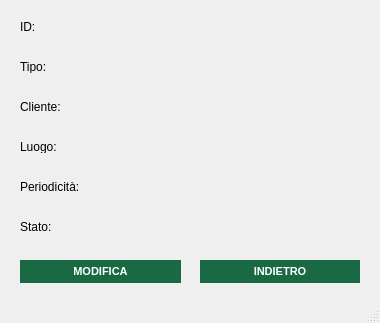
<?xml version="1.0" encoding="UTF-8"?>
<ui version="4.0">
 <class>visualizzaservizio_window</class>
 <widget class="QMainWindow" name="visualizzaservizio_window">
  <property name="geometry">
   <rect>
    <x>0</x>
    <y>0</y>
    <width>380</width>
    <height>323</height>
   </rect>
  </property>
  <property name="windowTitle">
   <string>MainWindow</string>
  </property>
  <property name="windowIcon">
   <iconset resource="xz.qrc">
    <normaloff>:/images/images/AnconAmbiente_Logo.png</normaloff>:/images/images/AnconAmbiente_Logo.png</iconset>
  </property>
  <widget class="QWidget" name="visualizzaservizio_widget">
   <widget class="QLabel" name="id_label">
    <property name="geometry">
     <rect>
      <x>170</x>
      <y>20</y>
      <width>100</width>
      <height>13</height>
     </rect>
    </property>
    <property name="text">
     <string/>
    </property>
   </widget>
   <widget class="QLabel" name="label_5">
    <property name="geometry">
     <rect>
      <x>20</x>
      <y>180</y>
      <width>80</width>
      <height>13</height>
     </rect>
    </property>
    <property name="text">
     <string>Periodicità:</string>
    </property>
   </widget>
   <widget class="QLabel" name="label">
    <property name="geometry">
     <rect>
      <x>20</x>
      <y>60</y>
      <width>47</width>
      <height>13</height>
     </rect>
    </property>
    <property name="text">
     <string>Tipo:</string>
    </property>
   </widget>
   <widget class="QLabel" name="label_6">
    <property name="geometry">
     <rect>
      <x>20</x>
      <y>140</y>
      <width>80</width>
      <height>13</height>
     </rect>
    </property>
    <property name="text">
     <string>Luogo:</string>
    </property>
   </widget>
   <widget class="QLabel" name="label_2">
    <property name="geometry">
     <rect>
      <x>20</x>
      <y>100</y>
      <width>47</width>
      <height>13</height>
     </rect>
    </property>
    <property name="text">
     <string>Cliente:</string>
    </property>
   </widget>
   <widget class="QPushButton" name="indietro_button">
    <property name="geometry">
     <rect>
      <x>200</x>
      <y>260</y>
      <width>160</width>
      <height>23</height>
     </rect>
    </property>
    <property name="styleSheet">
     <string notr="true">QPushButton{
background-color:rgb(24, 105, 68);
color: white;
border-style: outset;
font:  bold 11px


}

QPushButton:hover{
background-color:rgb(170, 203, 108);
color: white;
border-style: outset;
font:  bold 11px
}</string>
    </property>
    <property name="text">
     <string>INDIETRO</string>
    </property>
   </widget>
   <widget class="QLabel" name="luogo_label">
    <property name="geometry">
     <rect>
      <x>170</x>
      <y>140</y>
      <width>100</width>
      <height>13</height>
     </rect>
    </property>
    <property name="text">
     <string/>
    </property>
   </widget>
   <widget class="QPushButton" name="modifica_button">
    <property name="geometry">
     <rect>
      <x>20</x>
      <y>260</y>
      <width>161</width>
      <height>23</height>
     </rect>
    </property>
    <property name="styleSheet">
     <string notr="true">QPushButton{
background-color:rgb(24, 105, 68);
color: white;
border-style: outset;
font:  bold 11px


}

QPushButton:hover{
background-color:rgb(170, 203, 108);
color: white;
border-style: outset;
font:  bold 11px
}</string>
    </property>
    <property name="text">
     <string>MODIFICA</string>
    </property>
   </widget>
   <widget class="QLabel" name="label_7">
    <property name="geometry">
     <rect>
      <x>20</x>
      <y>20</y>
      <width>47</width>
      <height>13</height>
     </rect>
    </property>
    <property name="text">
     <string>ID:</string>
    </property>
   </widget>
   <widget class="QLabel" name="periodicita_label">
    <property name="geometry">
     <rect>
      <x>170</x>
      <y>180</y>
      <width>100</width>
      <height>13</height>
     </rect>
    </property>
    <property name="text">
     <string/>
    </property>
   </widget>
   <widget class="QLabel" name="tipo_label">
    <property name="geometry">
     <rect>
      <x>170</x>
      <y>60</y>
      <width>100</width>
      <height>13</height>
     </rect>
    </property>
    <property name="text">
     <string/>
    </property>
   </widget>
   <widget class="QLabel" name="label_3">
    <property name="geometry">
     <rect>
      <x>20</x>
      <y>220</y>
      <width>80</width>
      <height>13</height>
     </rect>
    </property>
    <property name="text">
     <string>Stato:</string>
    </property>
   </widget>
   <widget class="QLabel" name="stato_label">
    <property name="geometry">
     <rect>
      <x>170</x>
      <y>220</y>
      <width>100</width>
      <height>13</height>
     </rect>
    </property>
    <property name="text">
     <string/>
    </property>
   </widget>
   <widget class="QLabel" name="cliente_label">
    <property name="geometry">
     <rect>
      <x>170</x>
      <y>100</y>
      <width>100</width>
      <height>13</height>
     </rect>
    </property>
    <property name="text">
     <string/>
    </property>
   </widget>
  </widget>
  <widget class="QStatusBar" name="statusbar"/>
 </widget>
 <resources>
  <include location="xz.qrc"/>
 </resources>
 <connections/>
</ui>
